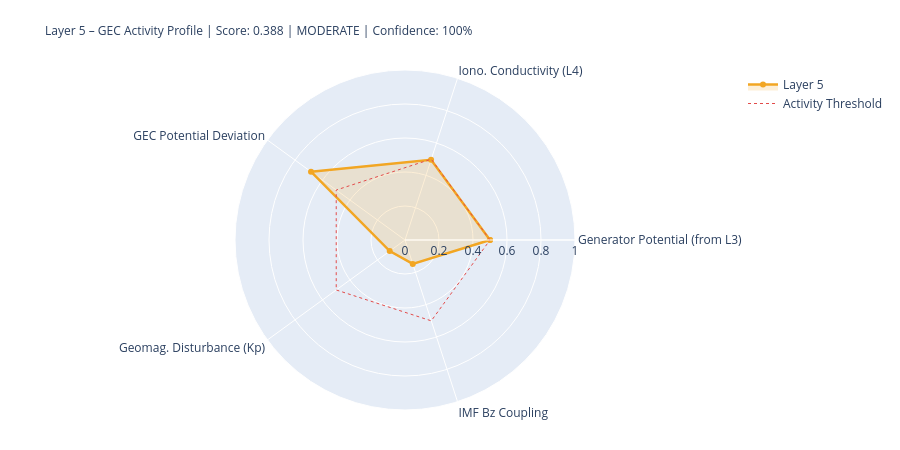

The notebook cell this image was saved under:
### Markdown cell above
---
## 5. State Assessment & Handoff to Layer 6

### Code cell
# ============================================================
# LAYER-5-SCORE
# ============================================================

# Components
# 1) Generator activity (Layer-3-driven)
gen_score = norm(generator_strength, 0.3, 2.0)
gen_src   = 'from_layer3' if l3_thunder_score is not None else 'estimated'

# 2) Ionospheric conductivity (Layer-4-driven)
iono_score = norm(iono_cond_factor, 0.7, 1.4)
iono_src   = 'from_layer4' if l4_ioniz is not None else 'estimated'

# 3) GEC potential deviation from reference
pot_score = norm(abs(delta_V_pct), 0, 30)  # 0 = at reference, 1 = 30% deviation
pot_src   = 'derived'

# 4) Geomagnetic disturbance (Kp) – modulates vertical currents
kp_score = norm(kp_val, 0, 9)
kp_src   = 'primary' if kp_now is not None else 'from_layer4'

# 5) IMF Bz coupling (southward = stronger M-I coupling → GEC influence)
bz_score = norm(-(bz_now or 0), -5, 30) if bz_now is not None else None
bz_src   = 'primary' if bz_now is not None else 'missing'

COMPONENTS = {
    'Generator Potential (from L3)':  {'score': gen_score,   'source': 'derived_from_layer3', 'dynamic': True},
    'Iono. Conductivity (L4)':      {'score': iono_score,  'source': iono_src, 'dynamic': True},
    'GEC Potential Deviation':      {'score': pot_score,   'source': pot_src,  'dynamic': True},
    'Geomag. Disturbance (Kp)':         {'score': kp_score,    'source': kp_src,   'dynamic': True},
    'IMF Bz Coupling':               {'score': bz_score,    'source': bz_src,   'dynamic': True},
}

available   = {k: v['score'] for k, v in COMPONENTS.items() if v['score'] is not None}
unavailable = [k for k, v in COMPONENTS.items() if v['score'] is None]
layer5_score = round(sum(available.values()) / len(available), 4) if available else None
confidence   = round(len(available) / len(COMPONENTS), 2)
level = ('unknown' if layer5_score is None
         else 'quiet'   if layer5_score < 0.3
         else 'moderate' if layer5_score < 0.6
         else 'active')
dominant_l5 = max(available, key=available.get) if available else 'none'

# Kp consistency: separate 1-min raw value from score value
kp_1m_raw   = kp_now          # directly from API (can be 0.0 during live measurement)
kp_for_score = kp_val          # from Layer-0 context or estimated value if needed
kp_score_src = kp_src

W = 68
print('=' * W)
print('LAYER 5 – GLOBAL ELECTRIC CIRCUIT – STATE ASSESSMENT')
print('=' * W)
for name, comp in COMPONENTS.items():
    s = comp['score']
    if s is not None:
        bar = '█' * int(s*20) + '░' * (20-int(s*20))
        print(f'  {name:<34} {bar}  {s:.3f}  [{comp["source"]}]')
    else:
        print(f'  {name:<34} {"─"*20}  n/a   [missing]')
print('-' * W)
print(f'  Score:         {layer5_score:.3f}  ({len(available)}/{len(COMPONENTS)} components)')
print(f'  Confidence:    {confidence:.0%}')
print(f'  Level:         {level.upper()}')
print(f'  Dominant:      {dominant_l5}')
print(f'  V_iono:        {V_iono_mod:.1f} kV  (Δ {delta_V_pct:+.1f}% vs. Ref)')
print(f'  I_total:       {I_total_mod:.1f} A   (Δ {delta_I_pct:+.1f}% vs. Ref)')
print('=' * W)

# Radar
cats   = list(available.keys())
vals_r = list(available.values())
if len(cats) >= 3:
    fig = go.Figure()
    fig.add_trace(go.Scatterpolar(
        r=vals_r + [vals_r[0]], theta=cats + [cats[0]],
        fill='toself', fillcolor='rgba(242,166,35,0.18)',
        line=dict(color='#F2A623', width=2.5), name='Layer 5'
    ))
    fig.add_trace(go.Scatterpolar(
        r=[0.5]*(len(cats)+1), theta=cats+[cats[0]],
        line=dict(color='#E24B4A', dash='dot', width=1),
        mode='lines', name='Activity Threshold'
    ))
    fig.update_layout(
        title=dict(
            text=f'Layer 5 – GEC Activity Profile | Score: {layer5_score:.3f} | {level.upper()} | Confidence: {confidence:.0%}',
            font=dict(size=12)
        ),
        polar=dict(radialaxis=dict(visible=True, range=[0,1])),
        height=450, showlegend=True,
        margin=dict(l=80, r=80, t=70, b=40)
    )
    fig.show()

### Figure 1 — Plotly figure (JSON) as saved in the notebook; plotly's stock layout.template omitted (floating-point values rounded to 4 significant figures)
{"data": [{"fill": "toself", "fillcolor": "rgba(242,166,35,0.18)", "line": {"color": "#F2A623", "width": 2.5}, "name": "Layer 5", "r": [0.5, 0.4963, 0.6833, 0.1111, 0.1477, 0.5], "theta": ["Generator Potential (from L3)", "Iono. Conductivity (L4)", "GEC Potential Deviation", "Geomag. Disturbance (Kp)", "IMF Bz Coupling", "Generator Potential (from L3)"], "type": "scatterpolar"}, {"line": {"color": "#E24B4A", "dash": "dot", "width": 1}, "mode": "lines", "name": "Activity Threshold", "r": [0.5, 0.5, 0.5, 0.5, 0.5, 0.5], "theta": ["Generator Potential (from L3)", "Iono. Conductivity (L4)", "GEC Potential Deviation", "Geomag. Disturbance (Kp)", "IMF Bz Coupling", "Generator Potential (from L3)"], "type": "scatterpolar"}], "layout": {"height": 450, "margin": {"b": 40, "l": 80, "r": 80, "t": 70}, "polar": {"radialaxis": {"range": [0, 1], "visible": true}}, "showlegend": true, "title": {"font": {"size": 12}, "text": "Layer 5 – GEC Activity Profile | Score: 0.388 | MODERATE | Confidence: 100%"}}}
